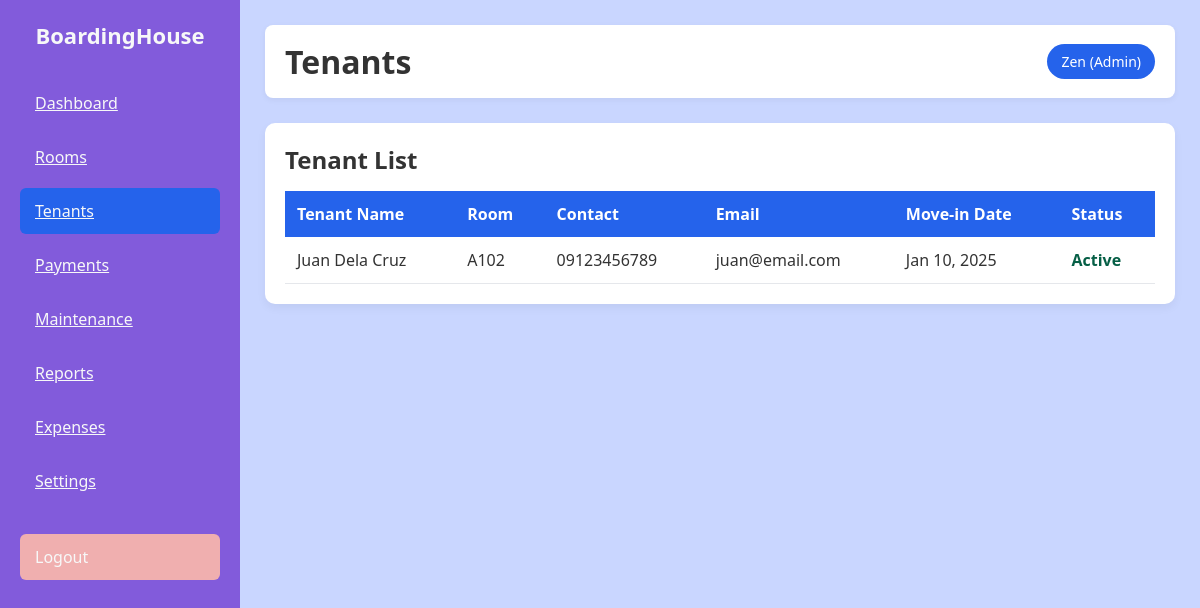
The page /boarding/bording/tenant.php (signed in) on the database its author committed.
### tables this page shows
CREATE TABLE `tenants` (
  `tenant_id` int(11) NOT NULL,
  `full_name` varchar(100) NOT NULL,
  `contact_number` varchar(20) DEFAULT NULL,
  `email` varchar(100) DEFAULT NULL,
  `address` text DEFAULT NULL,
  `room_id` int(11) DEFAULT NULL,
  `move_in_date` date DEFAULT NULL,
  `status` enum('Active','Inactive') DEFAULT 'Active'
);

CREATE TABLE `rooms` (
  `room_id` int(11) NOT NULL,
  `room_number` varchar(20) NOT NULL,
  `room_type` varchar(50) DEFAULT NULL,
  `capacity` int(11) NOT NULL,
  `monthly_rent` decimal(10,2) NOT NULL,
  `status` enum('Available','Occupied','Maintenance') DEFAULT 'Available'
);

### boarding/bording/tenant.php (the view, shortened to what this page needs)
<?php
include "db.php";
$tenants_query = $conn->query("
    SELECT
        t.tenant_id,
        t.full_name,
        t.contact_number,
        t.email,
        t.address,
        t.move_in_date,
        t.status,
        r.room_number
    FROM tenants t
    LEFT JOIN rooms r ON t.room_id = r.room_id
    ORDER BY t.full_name
");
?>
<!DOCTYPE html>
<html lang="en">
<head>
    <link rel="stylesheet" href="dash.css">
</head>
<body>
<div class="container">
    <aside class="sidebar">
        <h2 class="logo">BoardingHouse</h2>
        <ul class="menu">
            <li><a href="dash.php">Dashboard</a></li>
            <li><a href="room.php">Rooms</a></li>
            <li class="active"><a href="tenant.php">Tenants</a></li>
            <li><a href="payment.php">Payments</a></li>
            <li><a href="mainten.php">Maintenance</a></li>
            <li><a href="reports.php">Reports</a></li>
            <li><a href="expenses.php">Expenses</a></li>
            <li><a href="settings.php">Settings</a></li>
            <li class="logout"><a href="logout.php" style="color: inherit; text-decoration: none;">Logout</a></li>
        </ul>
    </aside>
    <main class="main">
        <header class="topbar">
            <h1>Tenants</h1>
            <div class="profile">
                <?php echo htmlspecialchars($_SESSION['full_name'] ?? 'Admin'); ?>
                (<?php echo htmlspecialchars($_SESSION['role'] ?? 'Admin'); ?>)
            </div>
        </header>
        <section class="table-section">
            <h2>Tenant List</h2>
            <table>
                <thead>
                    <tr>
                        <th>Tenant Name</th>
                        <th>Room</th>
                        <th>Contact</th>
                        <th>Email</th>
                        <th>Move-in Date</th>
                        <th>Status</th>
                    </tr>
                </thead>
                <tbody>
                    <?php if ($tenants_query->num_rows > 0): ?>
                        <?php while ($tenant = $tenants_query->fetch_assoc()): ?>
                        <tr>
                            <td><?php echo htmlspecialchars($tenant['full_name']); ?></td>
                            <td><?php echo htmlspecialchars($tenant['room_number'] ?? 'Not Assigned'); ?></td>
                            <td><?php echo htmlspecialchars($tenant['contact_number'] ?? 'N/A'); ?></td>
                            <td><?php echo htmlspecialchars($tenant['email'] ?? 'N/A'); ?></td>
                            <td><?php echo $tenant['move_in_date'] ? date('M d, Y', strtotime($tenant['move_in_date'])) : 'N/A'; ?></td>
                            <td class="<?php echo strtolower($tenant['status']) . '-tenant'; ?>">
                                <?php echo $tenant['status']; ?>
                            </td>
                        </tr>
                        <?php endwhile; ?>
                    <?php else: ?>
                        <tr>
                            <td colspan="6" style="text-align: center;">No tenants found</td>
                        </tr>
                    <?php endif; ?>
                </tbody>
            </table>
        </section>
    </main>
</div>
</body>
</html>

### boarding/bording/dash.css (style rules this page uses)
* { margin: 0; padding: 0; box-sizing: border-box; font-family: 'Segoe UI', Tahoma, Geneva, Verdana, sans-serif; }
body { background-color: #c9d6ff; color: #333; }
.container { display: flex; min-height: 100vh; }
.sidebar { width: 240px; background-color: #825bdb; color: #f7f8f8; padding: 20px; }
.logo { text-align: center; font-size: 22px; margin-bottom: 30px; font-weight: bold; }
.menu { list-style: none; }
.menu li { padding: 12px 15px; margin-bottom: 8px; border-radius: 6px; cursor: pointer; transition: background 0.3s; }
.menu .active { background-color: #2563eb; }
.menu .logout { margin-top: 30px; background-color: #f0afaf; }
.main { flex: 1; padding: 25px; }
.menu a { color:#f7f8f8; }
.topbar { display: flex; justify-content: space-between; align-items: center; background: #fff; padding: 15px 20px; border-radius: 8px; margin-bottom: 25px; box-shadow: 0 2px 6px rgba(0,0,0,0.05); }
.profile { background-color: #2563eb; color: #fff; padding: 8px 14px; border-radius: 20px; font-size: 14px; }
.table-section { background: #fff; padding: 20px; border-radius: 10px; box-shadow: 0 4px 10px rgba(0,0,0,0.05); }
.table-section h2 { margin-bottom: 15px; }
table { width: 100%; border-collapse: collapse; }
table thead { background-color: #2563eb; color: #fff; }
table th, table td { padding: 12px; text-align: left; }
table tbody tr { border-bottom: 1px solid #e5e7eb; }

### boarding/bording/tenant.php (style rules this page uses)
.active-tenant { color: #065f46; font-weight: bold; }

### rows shown on the page
tenants: full_name "Juan Dela Cruz", room.room_number "A102", contact_number "09123456789", email "juan@email.com", move_in_date "Jan 10, 2025", status "Active"

### other values the page prints
$_SESSION['full_name'] "Zen"
$_SESSION['role'] "Admin"
